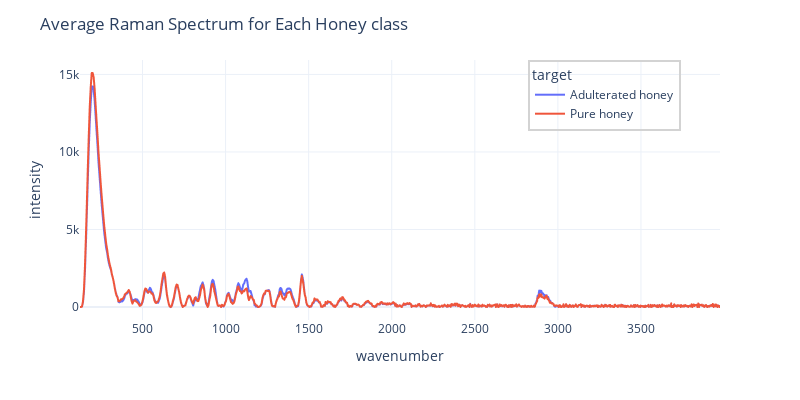

The cell this chart's notebook holds for it:
### Code cell
# plotting dataframe mean_df

fig = px.line(mean_df, 
              template = 'plotly_white', 
              width = 800, 
              height = 400
              )
fig.update_layout(legend_x = 0.7, 
                  legend_bgcolor = 'rgba(0,0,0,0)', 
                  legend_bordercolor = 'lightgray', 
                  legend_borderwidth = 2, 
                  title = 'Average Raman Spectrum for Each Honey class'
                  )
fig.update_xaxes(title = 'wavenumber')
fig.update_yaxes(title = 'intensity')

### Figure 1 — Plotly figure (JSON) as saved in the notebook; plotly's stock layout.template omitted (floating-point values rounded to 4 significant figures; data arrays with more than 128 entries replaced by an {"elided": "..."} marker saying what was removed)
{"data": [{"hovertemplate": "target=Adulterated honey<br>index=%{x}<br>value=%{y}<extra></extra>", "legendgroup": "Adulterated honey", "line": {"color": "#636efa", "dash": "solid"}, "marker": {"symbol": "circle"}, "mode": "lines", "name": "Adulterated honey", "showlegend": true, "type": "scattergl", "x": {"elided": "1024 float values"}, "xaxis": "x", "y": {"elided": "1024 float values"}, "yaxis": "y"}, {"hovertemplate": "target=Pure honey<br>index=%{x}<br>value=%{y}<extra></extra>", "legendgroup": "Pure honey", "line": {"color": "#EF553B", "dash": "solid"}, "marker": {"symbol": "circle"}, "mode": "lines", "name": "Pure honey", "showlegend": true, "type": "scattergl", "x": {"elided": "1024 float values"}, "xaxis": "x", "y": {"elided": "1024 float values"}, "yaxis": "y"}], "layout": {"height": 400, "legend": {"bgcolor": "rgba(0,0,0,0)", "bordercolor": "lightgray", "borderwidth": 2, "title": {"text": "target"}, "tracegroupgap": 0, "x": 0.7}, "margin": {"t": 60}, "title": {"text": "Average Raman Spectrum for Each Honey class"}, "width": 800, "xaxis": {"anchor": "y", "domain": [0, 1], "title": {"text": "wavenumber"}}, "yaxis": {"anchor": "x", "domain": [0, 1], "title": {"text": "intensity"}}}}
